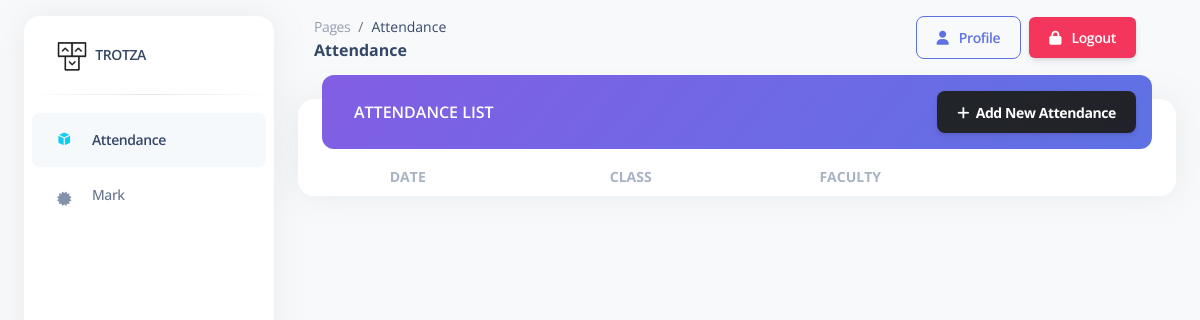
Page /admin/pages/attendance_list.php (signed in) on the earlier database version.
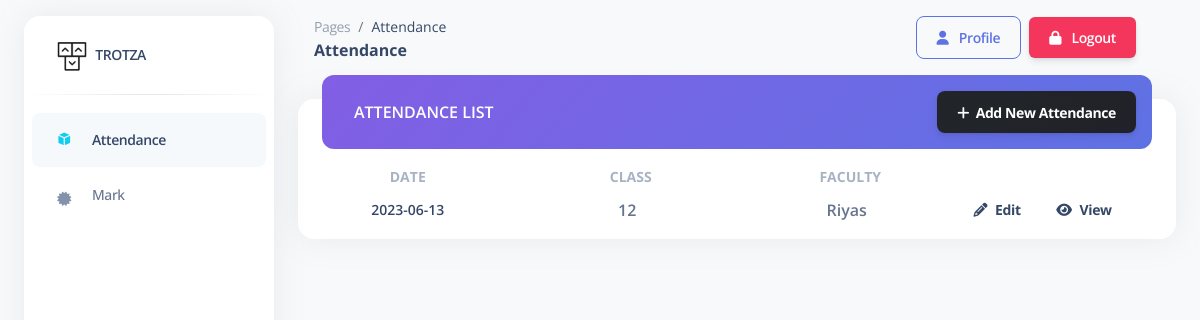
Same page on the later database version.
### tables this page shows
CREATE TABLE `attendance_master` (
  `aid` int(11) NOT NULL,
  `adate` date NOT NULL DEFAULT current_timestamp(),
  `class` int(11) NOT NULL,
  `fid` int(11) NOT NULL
);

CREATE TABLE `class` (
  `cid` int(11) NOT NULL,
  `clname` varchar(100) NOT NULL
);

CREATE TABLE `faculty_data` (
  `fid` int(11) NOT NULL,
  `name` varchar(100) NOT NULL,
  `email` varchar(100) NOT NULL,
  `mobile` bigint(20) NOT NULL
);

### admin/pages/attendance_list.php (the view, shortened to what the changed rows need)
<?php
include '../includes/connection.php';
?>
<!DOCTYPE html>
<html lang="en">
<head>
  <link href="../assets/css/nucleo-icons.css" rel="stylesheet" />
  <link href="../assets/css/nucleo-svg.css" rel="stylesheet" />
  <link href="../assets/css/nucleo-svg.css" rel="stylesheet" />
  <link id="pagestyle" href="../assets/css/argon-dashboard.css?v=2.0.4" rel="stylesheet" />
</head>
<body class="g-sidenav-show   bg-gray-100">
  <main class="main-content position-relative border-radius-lg ">
    <div class="container-fluid py-4">
      <div class="row">
        <div class="col-12">
          <div class="card mb-4">
            <div class="card-body px-0 pt-3 pb-2">
              <div class="table-responsive p-0">
                <table class="align-items-center mb-0 w-100 d-block d-md-table text-sm">
                  <thead>
                    <tr>
                      <th class="text-center text-uppercase text-secondary font-weight-bolder opacity-7" style="width: 25%;">
                        Date</th>
                      <th class="text-center text-uppercase text-secondary font-weight-bolder opacity-7 ps-2" style="width: 25%;">
                        Class</th>
                      <th class="text-center text-uppercase text-secondary font-weight-bolder opacity-7 ps-2 th-sm" style="width: 25%;">
                        Faculty</th>
                      <th class="text-center text-uppercase text-secondary font-weight-bolder opacity-7" style="width: 25%;">
                      </th>
                    </tr>
                  </thead>
                  <tbody>
                    <?php
                    $query = "SELECT am.aid,am.adate,am.class,fd.name,cl.clname FROM attendance_master am inner join faculty_data fd on am.fid=fd.fid inner join class cl on am.class=cl.cid inner join login on am.fid=login.id where login.type='faculty' or login.type='admin'";
                    if($_SESSION['UserType']=='faculty')
                    {
                      $query = "SELECT am.aid,am.adate,am.class,fd.name,cl.clname FROM attendance_master am inner join faculty_data fd on am.fid=fd.fid inner join class cl on am.class=cl.cid where fd.fid={$_SESSION['LoginTeacher']}";
                    }
                    $result = mysqli_query($conn, $query);
                    while ($row = mysqli_fetch_array($result)) {
                    ?>
                      <tr>
                        <td class="align-middle text-center">
                          <div class="d-flex flex-column ">
                            <h6 class="mb-0 text-sm">
                              <?php echo $row["adate"]; ?>
                            </h6>
                          </div>
                        </td>
                        <td class="align-middle text-center">
                          <p class="font-weight-bold mb-0">
                            <?php echo $row["clname"]; ?>
                          </p>
                        </td>
                        <td class="align-middle text-center">
                          <p class="font-weight-bold mb-0">
                            <?php echo $row["name"]; ?>
                          </p>
                        </td>
                        <td>
                          <a class="btn btn-link text-dark px-3 mb-0" type="button" href="edit_attendance.php?aid=<?php echo $row["aid"]; ?>&dt=<?php echo $row["adate"]; ?>&&class=<?php echo $row["class"]; ?>"><i class="fas fa-pencil-alt text-dark me-2"></i>Edit</a>
                          <a class="btn btn-link text-dark px-3 mb-0" href="view_attendance.php?aid=<?php echo $row["aid"]; ?>&dt=<?php echo $row["adate"]; ?>&&class=<?php echo $row["class"]; ?>"><i class="fas fa-eye text-dark me-2"></i>View</a>
                        </td>
                      </tr>
                    <?php
                    }
                    ?>
                  </tbody>
                </table>
              </div>
            </div>
          </div>
        </div>
      </div>
    </div>
  </main>
</body>
</html>

Differences in the rows shown:
added attendance_master: adate "2023-06-13", class.clname "12", fid.name "Riyas"
